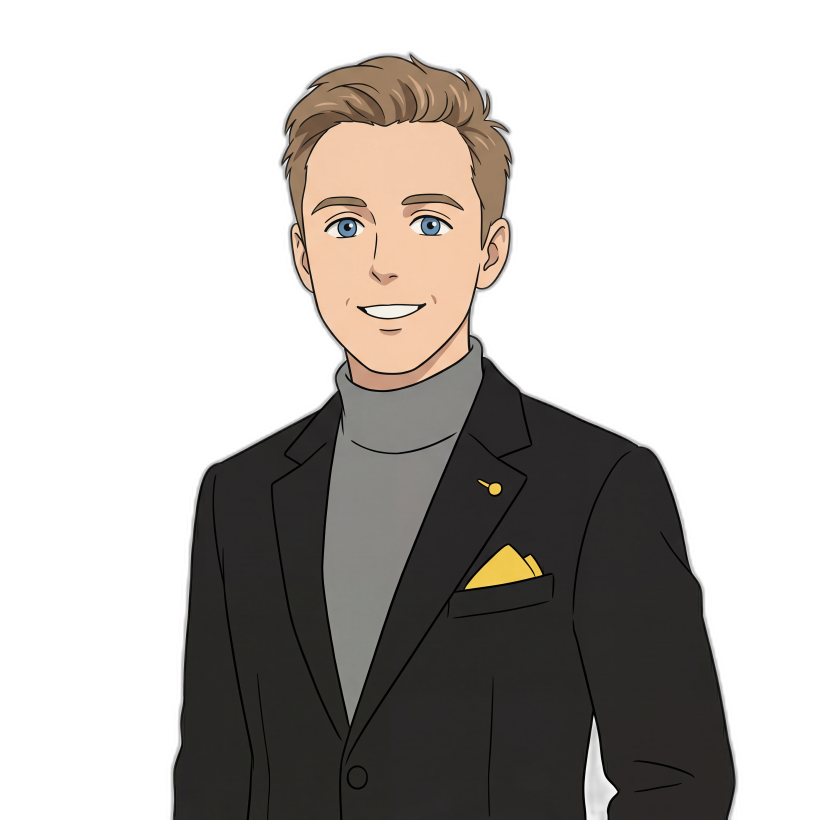
#> input picture img/members/originals/fincke.png, 4096 x 4096 px, found by its file name (shown at 1/5 size); its folder holds only this picture in this run
$ python compress_member_images.py
#> lines starting #> are read from the running program, lines starting #| are printed output that depends on the picture
"""Generate compressed WebP variants of member profile images.

Source: img/members/<id>.png  (huge originals, 1-8 MB each)
Output: img/members/<id>.webp  (~360px wide, ~30-50KB)
        img/members/<id>@2x.webp (~720px wide, retina, ~80-150KB)

Used by the profile view via image-set() in CSS for screen-density-aware loading.
"""
import os
from PIL import Image

SRC_DIR = "img/members/originals"
OUT_DIR = "img/members"
SIZES = [
    ("",     360, 78),   # 1x — base
    ("@2x",  720, 78),   # 2x retina
]

png_files = sorted(f for f in os.listdir(SRC_DIR) if f.lower().endswith(".png"))
print(f"processing {len(png_files)} PNGs")

before_total = 0
after_total = 0
for fname in png_files:
    src = os.path.join(SRC_DIR, fname)
    name = os.path.splitext(fname)[0]
    before_total += os.path.getsize(src)
    img = Image.open(src)
#> img is the input picture: PIL image 4096x4096 RGBA; mean R, G, B, A 35.6, 32.1, 29, 102.8
    # Preserve transparency: convert to RGBA only if needed.
    if img.mode not in ("RGBA", "RGB"):
        img = img.convert("RGBA" if "A" in img.mode or img.info.get("transparency") else "RGB")
    w, h = img.size
#> w = 4096; h = 4096
    for suffix, target_w, quality in SIZES:
        if w <= target_w:
            scaled = img
        else:
            ratio = target_w / w
            scaled = img.resize((target_w, int(h * ratio)), Image.LANCZOS)
        out_path = os.path.join(OUT_DIR, f"{name}{suffix}.webp")
        # lossless=False but alpha preserved through WebP's alpha channel.
        scaled.save(out_path, "WEBP", quality=quality, method=6,
                    lossless=False, exact=False)
        after_total += os.path.getsize(out_path)
#> this loop made 2 passes
#> pass 1, `scaled = img.resize((target_w, int(h * ratio)), Image.LANCZOS)`:
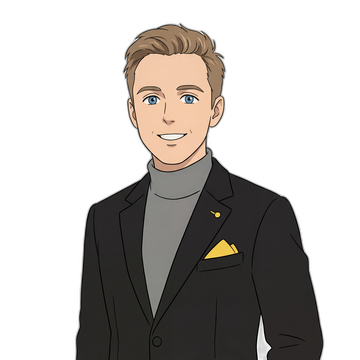
#> scaled: PIL image 360x360 RGBA; mean R, G, B, A 36.2, 32.7, 29.6, 102.8; transparent parts drawn white
#> after the loop, after_total = 51080
    print(f"  {name}: {os.path.getsize(src)/1024:.0f}K png → "
          f"{os.path.getsize(os.path.join(OUT_DIR, name+'.webp'))/1024:.0f}K + "
          f"{os.path.getsize(os.path.join(OUT_DIR, name+'@2x.webp'))/1024:.0f}K webp")
#|   fincke: 3813K png → 16K + 34K webp

print(f"\ntotal: {before_total/1024/1024:.1f} MB (PNG) → {after_total/1024/1024:.1f} MB (WebP both sizes)")
#| total: 3.7 MB (PNG) → 0.0 MB (WebP both sizes)
